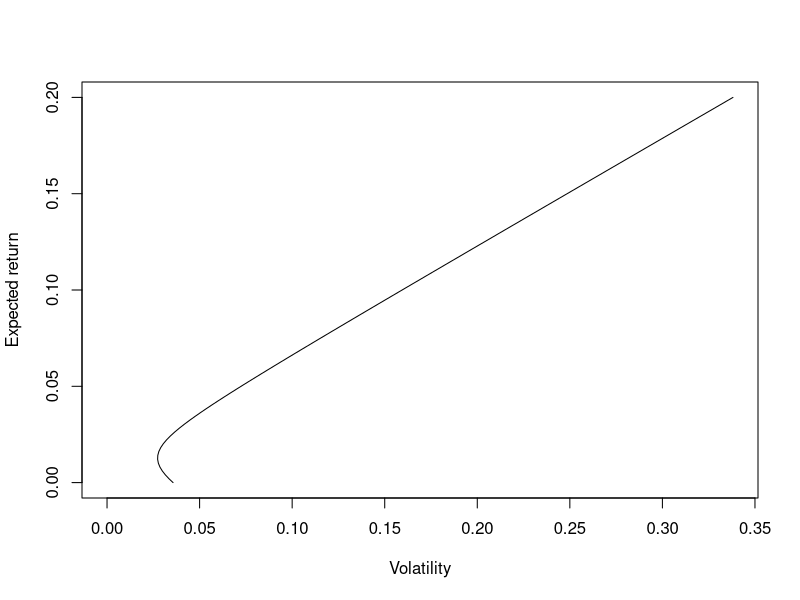
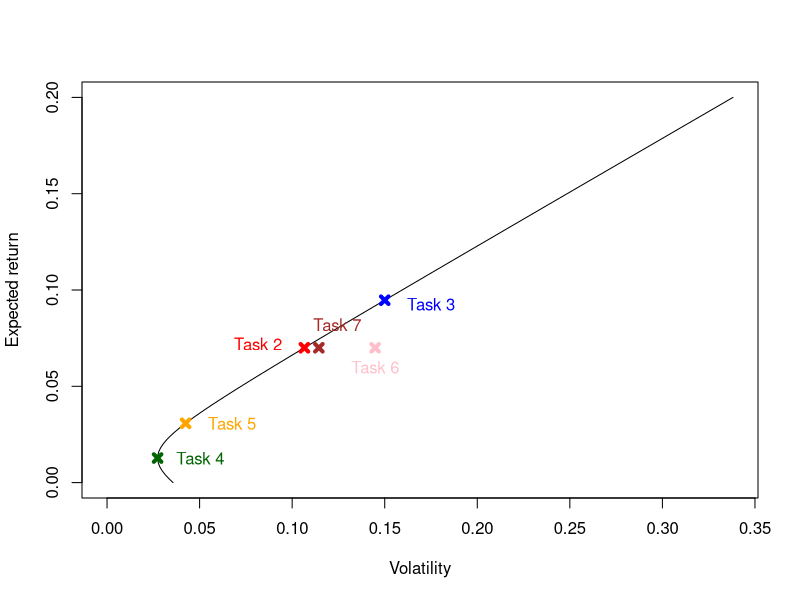
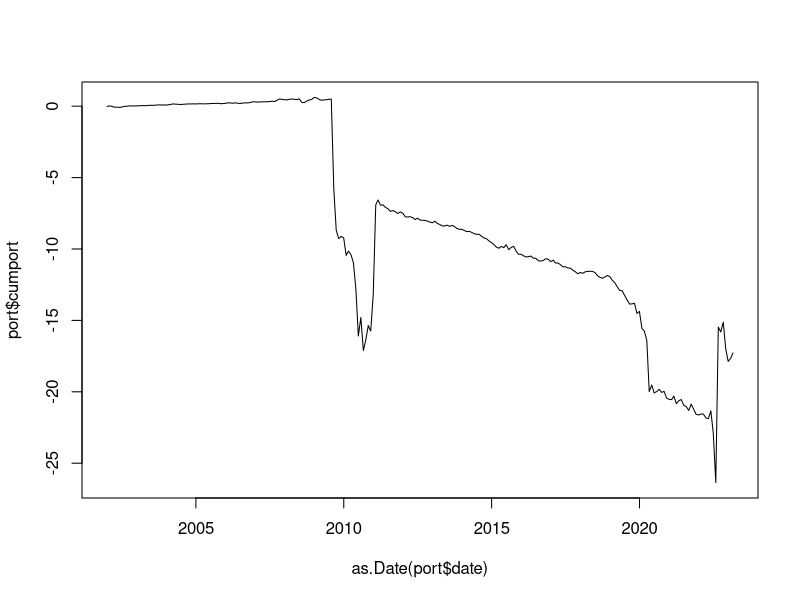
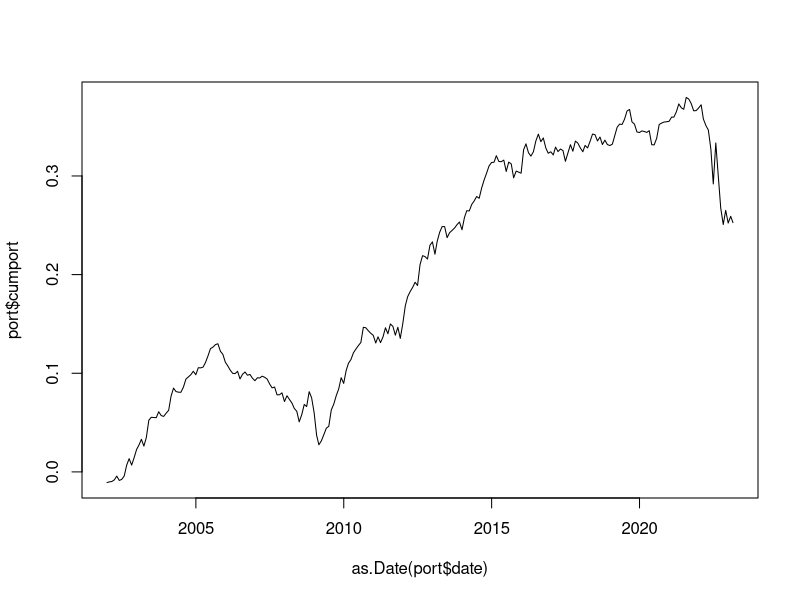
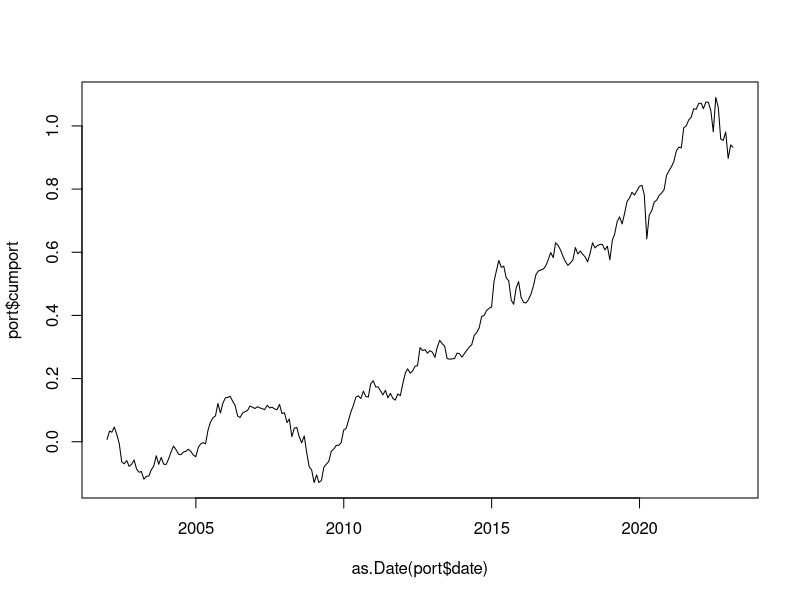

Reproduce these figures in R, in order.
rm(list = ls())
options(scipen = 999)

# Loading packages
library(quadprog)
library(Matrix)

# Import data
df <- read.csv("Assignment-2-Data.csv")

#-------------------------------------------------------------------------------
# Clean data
#-------------------------------------------------------------------------------
# Set first row as column: 
colnames(df) <- df[1, ]

# Remove first row:
df <- df[-1, ]

# Clean dataframe:
summary(df)

df$Date <- as.Date(df$Date, format = "%d/%m/%Y")              # Fix date format
df[, 2:length(df)] <- lapply(df[, 2:length(df)], as.numeric)  # Fix numeric
df <- na.omit(df)                                             # Omit NA

summary(df)

# Convert USD figures to EUR
df[ ,c(2,3,5,7,8)] <- df[ ,c(2,3,5,7,8)]/df$EUR

#-------------------------------------------------------------------------------
# Task 1.1 | Plot mean-variance frontier
#-------------------------------------------------------------------------------
# Order by dates:
df <- df[order(df$Date), ]

# Estimate Returns: 
df[, c(-1, -10)] <- data.frame(apply(df[, c(-1, -10)],              # Dont apply to date column 
                             2,                                     # 2 = apply to columns
                             function(x) c(NA, diff(x) / lag(x))))  # Estimate the difference between x value and lag x value

# As EURIBOR is already annualized we want to convert it to percent: 
df[, "1M Euribor"] <- df[, "1M Euribor"]/100
df[, "1M Euribor"] <- df[, "1M Euribor"]/12                         # Calculate monthly NIBOR Rate

# Calculate expected risk free rate:
rf = mean(df$`1M Euribor`)

# Calculate excess returns
df[, 2:8] <- df[, 2:8] - (df[, 10])
# The reason we use excess returns and not total returns is that we are working
# with a global portfolio, and using total returns introduces a bias that will cause
# optimal portfolios to overweight domestic cash securities at the expense
# of higher-risk instruments and instruments abroad.
# Source: https://www.sciencedirect.com/science/article/abs/pii/S1058330002000472

# Remove first row as it is na: 
df <- na.omit(df)

# Plot the mean-variance frontier: 
R = df[, 2:8]
mu <- apply(R, 2, mean) * 12 
Rho <- cor(R, use = "pairwise.complete.obs")
Sigma <- cov(R, use = "pairwise.complete.obs") * 12

A <- t(rbind(1, mu))
d <- rep(0, length(mu))

mu.p.vec <- seq(0, 0.2, length = 100)
sigma.p.vec <- c()

Sigma2 <- nearPD(Sigma)$mat
Sigma2 <- as.matrix(Sigma2)

for(i in 1:length(mu.p.vec)) {
  mu.star <- mu.p.vec[i]
  b0 <- c(1, mu.star)
  res <- solve.QP(Dmat = Sigma2, dvec = d, Amat = A, bvec = b0, meq = 2)
  omega <- res$solution
  sigma.p.vec <- c(sigma.p.vec, sqrt(t(omega) %*% Sigma2 %*% as.matrix(omega)))
}

plot(sigma.p.vec, mu.p.vec, type = "l", xlim = c(0, max(sigma.p.vec)),
     xlab = "Volatility", ylab = "Expected return")

#-------------------------------------------------------------------------------
# Task 1.2 | Portfolio with target return of 7% p.a.
#-------------------------------------------------------------------------------
# NOTE: WE ASSUME THAT WE DONT HAVE LEVERAGE CONSTRAINT!
# I.E., PORTFOLIO WEIGHTS CAN BE >100%

mu.star <- 0.07
d <- rep(0, length(mu))

A <- t(rbind(1, mu))
b0 <- c(1, mu.star)
res <- solve.QP(Dmat = Sigma, dvec = d, Amat = A, bvec = b0, meq = 2)

# Weights:
omega <- res$solution
sum(omega)

# Calculate expected return: 
mu.p = t(omega) %*% as.matrix(mu)

# Calcualte volatility
sigma.p = sqrt(t(omega) %*% Sigma %*% as.matrix(omega))

# Calculate Sharpe: 
sr = mu.p / sigma.p
sr

# Plot the frontier:
mu.p.vec <- seq(0, 0.2, length = 100)
sigma.p.vec <- c()

for(i in 1:length(mu.p.vec)) {
  mu.star <- mu.p.vec[i]
  b0 <- c(1, mu.star)
  res <- solve.QP(Dmat = Sigma, dvec = d, Amat = A, bvec = b0, meq = 2)
  omega <- res$solution
  sigma.p.vec <- c(sigma.p.vec, sqrt(t(omega) %*% Sigma %*% as.matrix(omega)))
}

plot(sigma.p.vec, mu.p.vec, type = "l", xlim = c(0, max(sigma.p.vec)),
     xlab = "Volatility", ylab = "Expected return", lty=1, lwd = 1, col = "black")
points(sigma.p, mu.p, pch = 4, lwd = 4, col = "red")
text(sigma.p-0.025, mu.p+0.002, "Task 2", col = "red")


#-------------------------------------------------------------------------------
# Task 1.3 | Portfolio with target volatility of 15% p.a.
#-------------------------------------------------------------------------------
sigma.star <- 0.15                                           # Target volatility
mu.star <- sample(seq(0.1, 0.2, by = 0.01), 1)               # Random variable

# Create objective function: 
obj.fn <- function(mu.star, sigma.star) {
  
  A <- cbind(1, mu)
  b0 <- c(1, mu.star)
  
  res <- solve.QP(Dmat = Sigma, dvec = d, Amat = A, bvec = b0, meq = 2)
  
  omega <- res$solution
  
  sigma.model <- sqrt(t(omega) %*% Sigma %*% as.matrix(omega))
  
  eps <- (sigma.model - sigma.star)^2
  
  return(eps)

}

obj.fn(mu.star, sigma.star)
res <- nlminb(0.15, obj.fn, lower = 1e-06, upper = 1 - 1e-06, sigma.star = sigma.star)
res

b0 <- c(1,res$par)
A <- cbind(1, mu)

omega.1 <- solve.QP(Dmat = Sigma, dvec = d, Amat = A, bvec = b0, meq = 2)$solution

# weights:
omega.1
sum(omega.1)

# Calculate standard deviation:
sigma.p <- sqrt(t(omega.1) %*% Sigma %*% omega.1)
sigma.p

# Calculate expected return
mu.p = t(omega.1) %*% as.matrix(mu)
mu.p

# Calculate Sharpe: 
sr = mu.p / sigma.p
sr

# Adding this to our plot
points(sigma.p, mu.p, pch = 4, lwd = 4, col = "blue")
text(sigma.p+0.025, mu.p-0.002, "Task 3", col = "blue")


#-------------------------------------------------------------------------------
# Task 1.4 | Compute the minimum-variance portfolio
#-------------------------------------------------------------------------------
d <- rep(0, length(mu))
A <- cbind(1, sqrt(diag(Sigma)))
b0 <- c(1, 0) # We want to minimize the variance

res <- solve.QP(Dmat = Sigma, dvec = d, Amat = A, bvec = b0, meq = 1)

# weights:
omega <- res$solution
omega
sum(omega)

# Calculate standard deviation:
sigma.p <- sqrt(t(omega) %*% Sigma %*% omega)
sigma.p

# Calculate expected return
mu.p = t(omega) %*% as.matrix(mu)
mu.p

# Calculate Sharpe: 
sr = mu.p / sigma.p
sr

# Plot the minimum variance portfolio to our plot
points(sigma.p, mu.p, pch = 4, lwd = 4, col = "darkgreen")
text(sigma.p+0.023, mu.p, "Task 4", col = "darkgreen")


#-------------------------------------------------------------------------------
# Task 1.5 | Compute the maximum sharpe ratio portfolio
#-------------------------------------------------------------------------------
# Defining constraints 
mu.star = 0.1          # Random target return
A = t(rbind(mu))
b0 = c(mu.star)
d = rep(0, length(mu))

# Optimization
res <- solve.QP(Dmat = Sigma, dvec = d, Amat = A, bvec = b0, meq = 1)

# Save weights and re-scale so it sums to 1
w <- res$solution
omega <- w/sum(w)
sum(omega)

# Expected return of max sharpe portfolio
mu.max = t(omega) %*% as.matrix(mu)
mu.max

# Sigma of max sharpe portfolio
sigma.max = sqrt(t(omega) %*% Sigma %*% as.matrix(omega))
sigma.max

# Maximum sharpe ratio
sr = mu.max /sigma.max
sr


# Plot
points(sigma.max, mu.max, pch = 4, lwd = 4, col = "orange")
text(sigma.max+0.025, mu.max, "Task 5", col = "orange")


#-------------------------------------------------------------------------------
# Task 1.6 | Portfolio with target return of 7% w/ short constraints
#-------------------------------------------------------------------------------
mu.star = 0.07
d <- rep(0, length(mu))
A <- t(rbind(1, mu, diag(1, length(mu))))
b0 <- c(1, mu.star, rep(0, length(mu)))

res <- solve.QP(Dmat = Sigma, dvec = d, Amat = A, bvec = b0, meq = 2)

# weights:
omega <- res$solution
omega
sum(omega)

# Calculate standard deviation:
sigma.p <- sqrt(t(omega) %*% Sigma %*% omega)
sigma.p

# Calculate expected return
mu.p = t(omega) %*% as.matrix(mu)
mu.p

# Calculate Sharpe: 
sr = mu.p / sigma.p
sr

# Plot the minimum variance portfolio to our plot
points(sigma.p, mu.p, pch = 4, lwd = 4, col = "pink")
text(sigma.p, mu.p-0.01, "Task 6", col = "pink")

#-------------------------------------------------------------------------------
# Task 1.7 | Compute the minimum-variance 
#-------------------------------------------------------------------------------
mu.star = 0.07
d <- rep(0, length(mu))

# The below answer does not have a solution if we include a leverage constraint (!)
# i.e. weights must equal 100%. We therefore remove these constraint to be 
# able to solve the optimization problem -- and therefore assume that leverage is possible.
# This should mean that we get a higher Sharpe Ratio in task 1.7 than task 1.6 as we 
# allow for leverage in task 1.7. 

A <- cbind(mu, diag(length(mu)), -diag(length(mu)))
b0 <- c(mu.star, rep(0, length(mu)), -rep(0.3, length(mu)))

# Meq = 1, means that there is only one equality constraint (return = 7%) and that the weights must be <= 30%.
res <- solve.QP(Dmat = Sigma, dvec = d, Amat = A, bvec = b0, meq = 1)

# weights:
omega <- res$solution
omega
sum(omega)

# Calculate standard deviation:
sigma.p <- sqrt(t(omega) %*% Sigma %*% omega)
sigma.p

# Calculate expected return
mu.p = t(omega) %*% as.matrix(mu)
mu.p

# Calculate Sharpe: 
sr = mu.p / sigma.p
sr

# Plot the minimum variance portfolio to our plot
points(sigma.p, mu.p, pch = 4, lwd = 4, col = "brown")
text(sigma.p+0.01, mu.p+0.012, "Task 7", col = "brown")

#-------------------------------------------------------------------------------
# Task 2.1 | Backtest maximizing Sharpe Strategy 
#-------------------------------------------------------------------------------
w_mat <- matrix(NA, nrow = (nrow(df)-59), ncol = ncol(R))

# Calculate monthly weighting:
for(i in 1:(nrow(df) - 59)) {
  
  Sigma <- cov(df[i:(i+59), c(-1, -9,-10)], use = "pairwise.complete.obs") * 12
  mu <- apply(df[i:(i+59), c(-1, -9,-10)], 2, mean) * 12
  
  # Defining constraints 
  mu.star = 0.1          # Random target return
  A = t(rbind(mu))
  b0 = c(mu.star)
  d = rep(0, length(mu))
  
  # Optimization
  w <- solve.QP(Dmat = Sigma, dvec = d, Amat = A, bvec = b0, meq = 1)$solution
  
  omega <- w/sum(w)
  
  w_mat[i, ] <- omega 

}

# Check that all rows sum to 1:
rowSums(w_mat)

# Calculate monthly returns with weights: 
w = as.data.frame(w_mat)
rownames(w) <- as.Date(df[,1][60:nrow(df)])

head(w)
tail(w)

R = df[60:nrow(R), c(-9,-10)]
rownames(R) <- R[,1]
R <- R[,-1]

# Calculate position size in portfolio: 
port = w*R

# Calculate portfolio returns:
port$port <- rowSums(port)

# Add dates:
port$date <- df$Date[60:nrow(df)]

# Plot cumulative returns:
port$cumport <- cumprod(1 + port$port) - 1
plot(as.Date(port$date), port$cumport, type = "l")

# Expected return of portfolio: 
mu.p = mean(port$port) * 12
mu.max.sr = mu.p

# Expected sd of portfolio: 
sigma.p = sd(port$port) * sqrt(12)
sigma.max.sr = sigma.p

# SR of port: 
sr.p = mu.p/sigma.p
sr.max.sr = sr.p

#-------------------------------------------------------------------------------
# Task 2.2 | Backtest minimizing variance
#-------------------------------------------------------------------------------
w_mat <- matrix(NA, nrow = (nrow(df)-59), ncol = ncol(R))

# Calculate monthly weighting:
for(i in 1:(nrow(df) - 59)) {
 
  Sigma <- cov(df[i:(i+59), c(-1, -9,-10)], use = "pairwise.complete.obs") * 12
  mu <- apply(df[i:(i+59), c(-1, -9,-10)], 2, mean) * 12
  
  d <- rep(0, length(mu))
  A <- cbind(1, sqrt(diag(Sigma)))
  b0 <- c(1, 0) # We want to minimize the variance
  
  w <- solve.QP(Dmat = Sigma, dvec = d, Amat = A, bvec = b0, meq = 1)$solution
  
  w_mat[i, ] <- w 

}

# Check that all rows sum to 1:
rowSums(w_mat)

# Calculate monthly returns with weights: 
w = as.data.frame(w_mat)

# Calculate position size in portfolio: 
port = w*R

# Calculate portfolio returns:
port$port <- rowSums(port)

# Add dates:
port$date <- df$Date[60:nrow(df)]

# Plot cumulative returns:
port$cumport <- cumprod(1 + port$port) - 1
plot(as.Date(port$date), port$cumport, type = "l")

# Expected return of portfolio: 
mu.p = mean(port$port) * 12
mu.min.var = mu.p

# Expected sd of portfolio: 
sigma.p = sd(port$port) * sqrt(12)
sigma.min.var = sigma.p

# SR of port: 
sr.p = mu.p/sigma.p
sr.min.var = sr.p

#-------------------------------------------------------------------------------
# Task 2.3 | Backtest equal-weighting strategy
#-------------------------------------------------------------------------------
# Weightings:
w_mat <- matrix(1/ncol(R), nrow = (nrow(df)-59), ncol = ncol(R))

# Check that all rows sum to 1:
rowSums(w_mat)

# Calculate monthly returns with weights: 
w = as.data.frame(w_mat)

# Calculate position size in portfolio: 
port = w*R

# Calculate portfolio returns:
port$port <- rowSums(port)

# Add dates:
port$date <- df$Date[60:nrow(df)]

# Plot cumulative returns:
port$cumport <- cumprod(1 + port$port) - 1
plot(as.Date(port$date), port$cumport, type = "l")

# Expected return of portfolio: 
mu.p = mean(port$port) * 12
mu.ew = mu.p

# Expected sd of portfolio: 
sigma.p = sd(port$port) * sqrt(12)
sigma.ew = sigma.p

# SR of port: 
sr.p = mu.p/sigma.p
sr.ew = sr.p
#-------------------------------------------------------------------------------
# Task 2.4 | Which strategy dominates and why?
#-------------------------------------------------------------------------------
# Summary: 
summary <- matrix(c(mu.max.sr, mu.min.var, mu.ew,
                    sigma.max.sr, sigma.min.var, sigma.ew,
                    sr.max.sr, sr.min.var, sr.ew),
                  nrow = 3, ncol = 3)
colnames(summary) <- c("Mu", "Sigma", "SR")
rownames(summary) <- c("Max SR strategy", 
                       "Min Var. strategy", 
                       "Equal Weight strategy")
summary <- t(summary)

summary

# WHY THE EQUALLY WEIGHTED PORTFOLIO PERFORMS BEST:
# A potential explanation for the superior performance of the equally weighted
# portfolio can be attributed to its ability to function as a short volatility
# strategy. This approach involves the buying of securities that have
# demonstrated strong performance, while concurrently selling those that have
# displayed weaker performance. As a result of its short volatility strategy,
# the equally weighted portfolio generates a volatility risk premium, which can
# be a key contributor to its success.

# Conversely, the Maximum Sharpe Ratio strategy may be sub-optimal in this
# context, as it tends to allocate an excessive amount of assets to
# well-performing securities, while neglecting those with poorer performance.
# The potential drawbacks of this strategy can be observed in the plot from
# Task 2.2, which indicates that it is particularly susceptible to failure in
# market crashes.

# Although the Minimum Variance Portfolio strategy exhibits strong performance,
# it does not match the results of the equally weighted portfolio. Therefore,
# it can be inferred that the superior performance of the equally weighted
# portfolio may be primarily due to its short volatility strategy.
